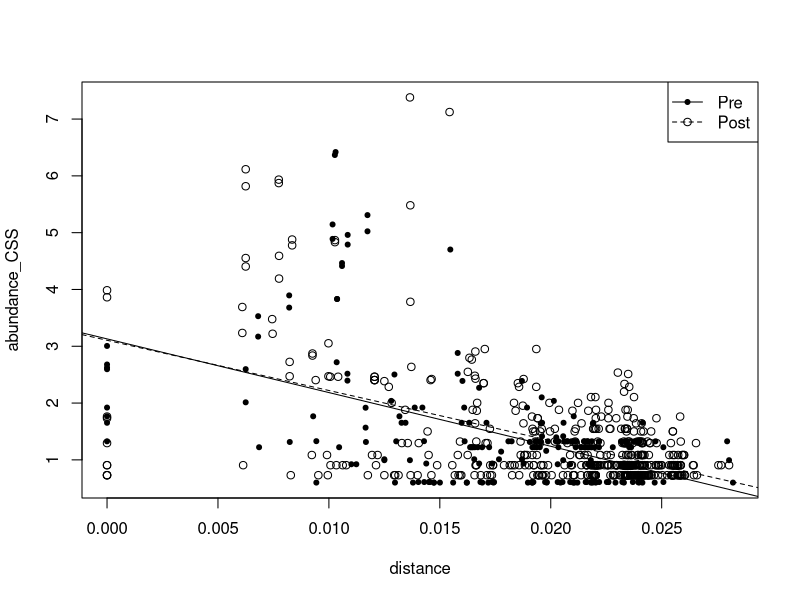

Source code (R):
values <- read.table("abundance_distance.tsv",header=TRUE,sep="\t");

# http://r-eco-evo.blogspot.nl/2011/08/comparing-two-regression-slopes-by.html
set <- subset(values, primer == 'NF118Sr2b' & distance < 0.03);

# ANCOVA: 
# - abundance is the dependent variable, the hypothesis being that the more
#   you differ from your conspecifics, the less abundant you're going to be
# - distance is the covariate. the higher the average distance to your 
#   conspecifics, the lower your abundance will be
# - treatment is the factor: we expect the effect to be stronger in 'Post',
#   because we hypothesize that there is a more extreme environmental filter
mod1 <- aov(abundance_CSS~distance*treatment, data=set)
summary(mod1)
# the results show a significant effect of both distance and treatment, but
# no interaction. this is true for both primer sets. apparently, the slope 
# if the regression lines Pre and Post is similar.

# now, let's look at a simpler model without the interaction terms
mod2 <- aov(abundance_CSS~distance+treatment, data=set)
summary(mod2)
# the second model shows that treatment has a significant effect on the 
# dependent variable, which in this case can be interpreted as a significant
# difference in the intercepts between the regression lines of Pre and Post

# now let's assess whether removing the interaction significantly affects the
# fit of the model:
anova(mod1,mod2)
# it doesn't. hence, we prefer the simpler model.

# At this point we are going to fit linear regressions separately for
# Pre and Post. First we make to subsets.
pre <- subset(set, treatment == 'Pre')
post <- subset(set, treatment == 'Post')

# Now we do the regressions
reg1 <- lm(abundance_CSS~distance, data=pre)
summary(reg1)
reg2 <- lm(abundance_CSS~distance, data=post)
summary(reg2)
# the regression lines indicate that post have a higher intercept than pre

plot(abundance_CSS~distance, data=set, type='n')
points(pre$distance, pre$abundance_CSS, pch=20)
points(post$distance, post$abundance_CSS, pch=1)
abline(reg1, lty=1)
abline(reg2, lty=2)
legend("topright", c("Pre","Post"), lty=c(1,2), pch=c(20,1) )

